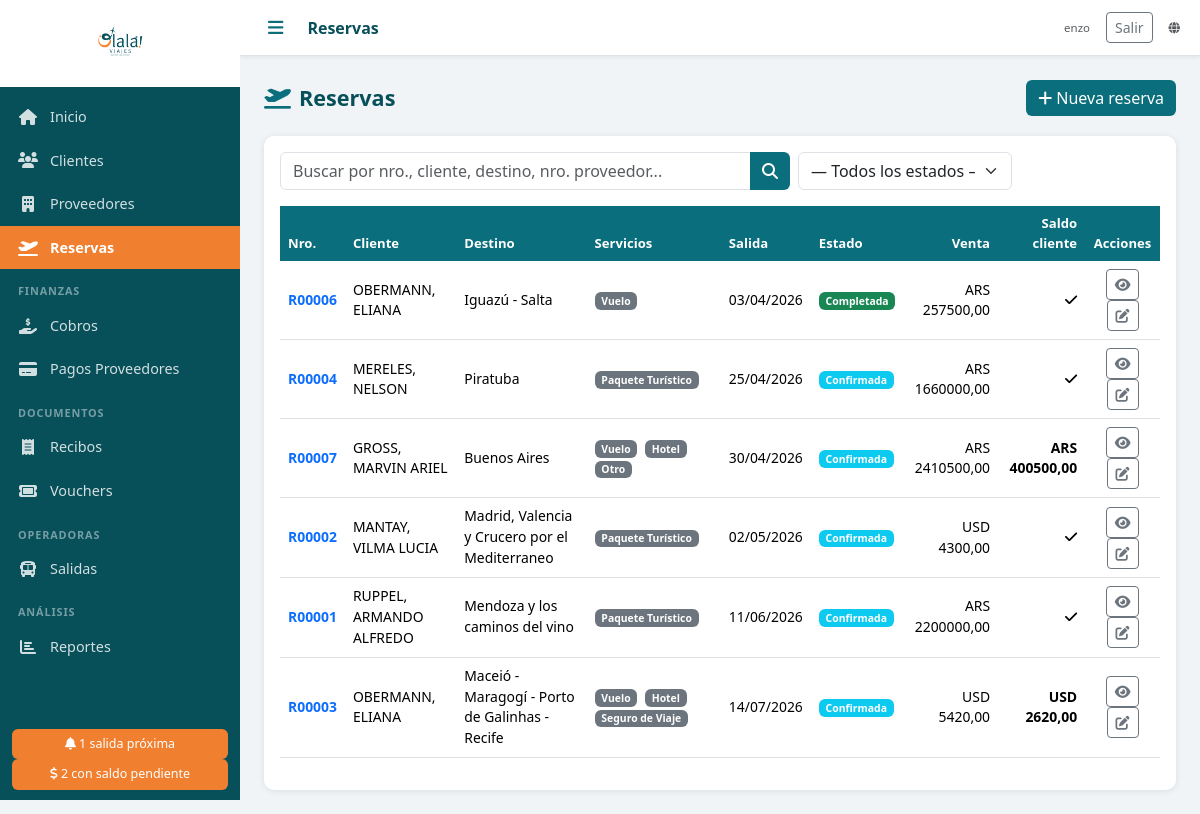
/reservas/ (signed in), run on the app's committed database.
### agencia/models.py (models this page shows, shortened)
class Reserva(models.Model):
    ESTADOS = [
        ('PENDIENTE', 'Pendiente'),
        ('CONFIRMADA', 'Confirmada'),
        ('EN_CURSO', 'En curso'),
        ('COMPLETADA', 'Completada'),
        ('CANCELADA', 'Cancelada'),
    ]
    numero = models.CharField('Nro. Reserva', max_length=20, unique=True, blank=True)
    cliente = models.ForeignKey(Cliente, on_delete=models.PROTECT, verbose_name='Cliente titular', related_name='reservas')
    descripcion = models.TextField('Descripción / Observaciones', blank=True)
    destino = models.CharField('Destino', max_length=200)
    fecha_salida = models.DateField('Fecha de salida')
    fecha_regreso = models.DateField('Fecha de regreso', null=True, blank=True)
    pasajeros_adicionales = models.ManyToManyField(
        Cliente, related_name='reservas_como_pasajero',
        blank=True, verbose_name='Pasajeros adicionales'
    )
    precio_venta = models.DecimalField('Precio de venta', max_digits=12, decimal_places=2, default=0)
    moneda_venta = models.CharField('Moneda venta', max_length=3, choices=MONEDAS, default='ARS')
    comision_porcentaje = models.DecimalField('Comisión (%)', max_digits=5, decimal_places=2, default=0)
    estado = models.CharField('Estado', max_length=20, choices=ESTADOS, default='PENDIENTE')
    notas = models.TextField('Notas internas', blank=True)
    created_at = models.DateTimeField(auto_now_add=True)
    updated_at = models.DateTimeField(auto_now=True)
    class Meta:
        verbose_name = 'Reserva'
        verbose_name_plural = 'Reservas'
        ordering = ['fecha_salida']
    @property
    def total_cobrado(self):
        return sum(c.monto for c in self.cobros.all())
    @property
    def saldo_pendiente_cliente(self):
        return self.precio_venta - self.total_cobrado

class Cliente(models.Model):
    TIPOS_DOC = [
        ('DNI', 'DNI'),
        ('PASAPORTE', 'Pasaporte'),
        ('LC', 'L.C.'),
        ('LE', 'L.E.'),
        ('CUIT', 'CUIT'),
    ]
    nombre = models.CharField('Nombre', max_length=100)
    apellido = models.CharField('Apellido', max_length=100)
    tipo_doc = models.CharField('Tipo de documento', max_length=20, choices=TIPOS_DOC, default='DNI')
    nro_doc = models.CharField('Nro. de documento', max_length=50, blank=True)
    email = models.EmailField('Email', blank=True)
    telefono = models.CharField('Teléfono', max_length=50, blank=True)
    direccion = models.CharField('Dirección', max_length=300, blank=True)
    fecha_nacimiento = models.DateField('Fecha de nacimiento', null=True, blank=True)
    notas = models.TextField('Notas', blank=True)
    foto_dni = models.FileField('Foto DNI', upload_to='dni/', blank=True, null=True)
    activo = models.BooleanField('Activo', default=True)
    created_at = models.DateTimeField(auto_now_add=True)
    updated_at = models.DateTimeField(auto_now=True)
    class Meta:
        verbose_name = 'Cliente'
        verbose_name_plural = 'Clientes'
        ordering = ['apellido', 'nombre']
    def __str__(self):
        return f"{self.apellido}, {self.nombre}"

class ServicioReserva(models.Model):
    reserva = models.ForeignKey(Reserva, on_delete=models.CASCADE, related_name='servicios', verbose_name='Reserva')
    proveedor = models.ForeignKey(Proveedor, on_delete=models.PROTECT, verbose_name='Proveedor')
    tipo_servicio = models.CharField('Tipo', max_length=20, choices=TIPOS_SERVICIO, default='PAQUETE')
    descripcion = models.CharField('Descripción del servicio', max_length=500, blank=True)
    precio_costo = models.DecimalField('Costo', max_digits=12, decimal_places=2, default=0)
    moneda_costo = models.CharField('Moneda', max_length=3, choices=MONEDAS, default='ARS')
    nro_reserva_proveedor = models.CharField('Nro. reserva proveedor', max_length=100, blank=True)
    class Meta:
        verbose_name = 'Servicio'
        verbose_name_plural = 'Servicios'

class Cobro(models.Model):
    reserva = models.ForeignKey(Reserva, on_delete=models.PROTECT, related_name='cobros', verbose_name='Reserva')
    fecha = models.DateField('Fecha')
    monto = models.DecimalField('Monto', max_digits=12, decimal_places=2)
    moneda = models.CharField('Moneda', max_length=3, choices=MONEDAS, default='ARS')
    forma_pago = models.CharField('Forma de pago', max_length=20, choices=FORMAS_PAGO)
    referencia = models.CharField('Referencia / Nro. comprobante', max_length=200, blank=True)
    notas = models.TextField('Notas', blank=True)
    created_at = models.DateTimeField(auto_now_add=True)
    class Meta:
        verbose_name = 'Cobro'
        verbose_name_plural = 'Cobros'
        ordering = ['-fecha']

### agencia/views.py (the view, shortened to what this page needs)
# urls.py: path('reservas/', login_required(views.reservas_lista), name='reservas_lista'),
def reservas_lista(request):
    q = request.GET.get('q', '')
    estado = request.GET.get('estado', '')
    reservas = Reserva.objects.select_related('cliente').prefetch_related('servicios__proveedor').all()
    if estado:
        reservas = reservas.filter(estado=estado)
    estados = Reserva.ESTADOS
    return render(request, 'reservas/lista.html', {'reservas': reservas, 'q': q, 'estado': estado, 'estados': estados})

### templates/reservas/lista.html (shortened to what this page needs)
{% extends 'base.html' %}
{% block topbar_title %}Reservas{% endblock %}
{% block content %}
<div class="page-header">
  <h2><i class="fas fa-plane-departure me-2 text-teal"></i>Reservas</h2>
  <a href="{% url 'reserva_nueva' %}" class="btn btn-teal"><i class="fas fa-plus me-1"></i>Nueva reserva</a>
</div>
<div class="card">
  <div class="card-body">
    <form method="get" class="mb-3">
      <div class="row g-2">
        <div class="col-md-7">
          <div class="input-group">
            <input type="text" name="q" value="{{ q }}" class="form-control" placeholder="Buscar por nro., cliente, destino, nro. proveedor...">
            <button class="btn btn-teal" type="submit"><i class="fas fa-search"></i></button>
          </div>
        </div>
        <div class="col-md-3">
          <select name="estado" class="form-select" onchange="this.form.submit()">
            <option value="">— Todos los estados —</option>
          </select>
        </div>
      </div>
    </form>
    <div class="table-responsive">
      <table class="table table-hover">
        <thead>
          <tr>
            <th>Nro.</th>
            <th>Cliente</th>
            <th>Destino</th>
            <th>Servicios</th>
            <th>Salida</th>
            <th>Estado</th>
            <th class="text-end">Venta</th>
            <th class="text-end">Saldo cliente</th>
            <th class="text-center">Acciones</th>
          </tr>
        </thead>
        <tbody>
          {% for r in reservas %}
          <tr>
            <td><a href="{% url 'reserva_detalle' r.pk %}" class="fw-bold text-decoration-none">{{ r.numero }}</a></td>
            <td>{{ r.cliente }}</td>
            <td class="small">{{ r.destino }}</td>
            <td class="small">
              {% for s in r.servicios.all %}
              <span class="badge bg-secondary me-1" style="font-size:.65rem">{{ s.get_tipo_servicio_display }}</span>
              {% empty %}<span class="text-muted">—</span>
              {% endfor %}
            </td>
            <td class="small">{{ r.fecha_salida|date:"d/m/Y" }}</td>
            <td><span class="badge badge-{{ r.estado }}">{{ r.get_estado_display }}</span></td>
            <td class="text-end small">{{ r.moneda_venta }} {{ r.precio_venta|floatformat:2 }}</td>
            <td class="text-end {% if r.saldo_pendiente_cliente > 0 %}saldo-pendiente{% else %}saldo-ok{% endif %}">
              {% if r.saldo_pendiente_cliente > 0 %}{{ r.moneda_venta }} {{ r.saldo_pendiente_cliente|floatformat:2 }}{% else %}<i class="fas fa-check"></i>{% endif %}
            </td>
            <td class="text-center">
              <a href="{% url 'reserva_detalle' r.pk %}" class="btn btn-sm btn-outline-secondary" title="Ver"><i class="fas fa-eye"></i></a>
              <a href="{% url 'reserva_editar' r.pk %}" class="btn btn-sm btn-outline-secondary" title="Editar"><i class="fas fa-edit"></i></a>
            </td>
          </tr>
          {% empty %}
          <tr><td colspan="10" class="text-center text-muted py-4">No se encontraron reservas.</td></tr>
          {% endfor %}
        </tbody>
      </table>
    </div>
  </div>
</div>
{% endblock %}

### templates/base.html (shortened to what this page needs)
<!DOCTYPE html>
<html lang="es">
<head>
  {% load static %}
  <link rel="stylesheet" href="https://cdn.jsdelivr.net/npm/bootstrap@5.3.2/dist/css/bootstrap.min.css">
  <link rel="stylesheet" href="https://cdnjs.cloudflare.com/ajax/libs/font-awesome/6.5.0/css/all.min.css">
  <link rel="stylesheet" href="{% static 'css/olala.css' %}">
</head>
<body>
<div class="sidebar" id="sidebar">
  <div class="sidebar-logo">
    <img src="{% static 'img/logo.png' %}" alt="Olalá Viajes" class="logo-img">
  </div>
  <nav class="sidebar-nav">
    <a href="{% url 'dashboard' %}" class="nav-item {% if request.resolver_match.url_name == 'dashboard' %}active{% endif %}">
      <i class="fas fa-home"></i><span>Inicio</span>
    </a>
    <a href="{% url 'clientes_lista' %}" class="nav-item {% if 'cliente' in request.resolver_match.url_name %}active{% endif %}">
      <i class="fas fa-users"></i><span>Clientes</span>
    </a>
    <a href="{% url 'proveedores_lista' %}" class="nav-item {% if 'proveedor' in request.resolver_match.url_name %}active{% endif %}">
      <i class="fas fa-building"></i><span>Proveedores</span>
    </a>
    <a href="{% url 'reservas_lista' %}" class="nav-item {% if 'reserva' in request.resolver_match.url_name %}active{% endif %}">
      <i class="fas fa-plane-departure"></i><span>Reservas</span>
    </a>
    <div class="nav-section">Finanzas</div>
    <a href="{% url 'cobros_lista' %}" class="nav-item {% if 'cobro' in request.resolver_match.url_name %}active{% endif %}">
      <i class="fas fa-hand-holding-dollar"></i><span>Cobros</span>
    </a>
    <a href="{% url 'pagos_proveedor_lista' %}" class="nav-item {% if 'pago_proveedor' in request.resolver_match.url_name %}active{% endif %}">
      <i class="fas fa-credit-card"></i><span>Pagos Proveedores</span>
    </a>
    <div class="nav-section">Documentos</div>
    <a href="{% url 'recibos_lista' %}" class="nav-item {% if 'recibo' in request.resolver_match.url_name %}active{% endif %}">
      <i class="fas fa-receipt"></i><span>Recibos</span>
    </a>
    <a href="{% url 'vouchers_lista' %}" class="nav-item {% if 'voucher' in request.resolver_match.url_name %}active{% endif %}">
      <i class="fas fa-ticket"></i><span>Vouchers</span>
    </a>
    <div class="nav-section">Operadoras</div>
    <a href="{% url 'salidas_lista' %}" class="nav-item {% if 'salida' in request.resolver_match.url_name %}active{% endif %}">
      <i class="fas fa-bus"></i><span>Salidas</span>
    </a>
    <div class="nav-section">Análisis</div>
    <a href="{% url 'reportes' %}" class="nav-item {% if 'reporte' in request.resolver_match.url_name %}active{% endif %}">
      <i class="fas fa-chart-bar"></i><span>Reportes</span>
    </a>
  </nav>
  {% if alertas_salidas > 0 or alertas_saldos > 0 %}
  <div class="sidebar-alerts">
    {% if alertas_salidas > 0 %}
    <a href="{% url 'dashboard' %}" class="alert-badge">
      <i class="fas fa-bell"></i> {{ alertas_salidas }} salida{% if alertas_salidas != 1 %}s{% endif %} próxima{% if alertas_salidas != 1 %}s{% endif %}
    </a>
    {% endif %}
    {% if alertas_saldos > 0 %}
    <a href="{% url 'reporte_saldos' %}" class="alert-badge">
      <i class="fas fa-dollar-sign"></i> {{ alertas_saldos }} con saldo pendiente
    </a>
    {% endif %}
  </div>
  {% endif %}
</div>
<div class="main-content">
  <div class="topbar">
    <button class="btn-menu" onclick="toggleSidebar()"><i class="fas fa-bars"></i></button>
    <div class="topbar-title">{% block topbar_title %}{% endblock %}</div>
    <div class="topbar-right d-flex align-items-center gap-3">
      {% if user.is_authenticated %}
      <span class="text-muted small">{{ user.get_username }}</span>
      <form method="post" action="{% url 'logout' %}" class="d-inline mb-0">
        <button type="submit" class="btn btn-sm btn-outline-secondary">Salir</button>
      </form>
      {% endif %}
      <a href="{% url 'web_publica' %}" class="text-muted small" target="_blank" title="Catálogo público"><i class="fas fa-globe"></i></a>
    </div>
  </div>
  <div class="content-area">
    {% block content %}{% endblock %}
  </div>
</div>
</body>
</html>

### static/css/olala.css (style rules this page uses)
:root { --teal: #0a6e7c; --teal-dark: #074f59; --teal-light: #e0f2f5; --orange: #f08030; --orange-light: #fff3e8; --sidebar-width: 240px; --topbar-height: 56px; }
* { box-sizing: border-box; }
body { margin: 0; font-family: 'Segoe UI', sans-serif; background: #f0f4f6; }
.sidebar { position: fixed; top: 0; left: 0; width: var(--sidebar-width); height: 100vh; background: var(--teal-dark); display: flex; flex-direction: column; z-index: 1000; transition: width 0.25s; overflow-x: hidden; }
.sidebar-logo { padding: 16px 12px; background: white; text-align: center; min-height: 80px; display: flex; align-items: center; justify-content: center; }
.logo-img { max-width: 160px; max-height: 55px; object-fit: contain; }
.sidebar-nav { flex: 1; overflow-y: auto; padding: 8px 0; }
.nav-item { display: flex; align-items: center; gap: 12px; padding: 11px 18px; color: rgba(255,255,255,0.82); text-decoration: none; font-size: 0.9rem; transition: background 0.15s, color 0.15s; white-space: nowrap; }
.nav-item.active { background: var(--orange); color: white; font-weight: 600; }
.nav-item i { width: 20px; text-align: center; font-size: 1rem; flex-shrink: 0; }
.nav-section { padding: 14px 18px 4px; font-size: 0.68rem; text-transform: uppercase; letter-spacing: 0.08em; color: rgba(255,255,255,0.45); font-weight: 600; }
.sidebar-alerts { padding: 10px 12px; }
.alert-badge { display: block; background: var(--orange); color: white; padding: 6px 10px; border-radius: 6px; font-size: 0.78rem; text-decoration: none; text-align: center; }
.main-content { margin-left: var(--sidebar-width); min-height: 100vh; transition: margin-left 0.25s; display: flex; flex-direction: column; }
.topbar { height: var(--topbar-height); background: white; border-bottom: 1px solid #dde3e7; display: flex; align-items: center; padding: 0 20px; gap: 16px; position: sticky; top: 0; z-index: 100; box-shadow: 0 1px 4px rgba(0,0,0,0.07); }
.btn-menu { background: none; border: none; font-size: 1.1rem; color: var(--teal); cursor: pointer; padding: 4px 8px; }
.topbar-title { font-size: 1rem; font-weight: 600; color: var(--teal-dark); flex: 1; }
.topbar-right { font-size: 0.82rem; color: #999; }
.content-area { padding: 24px; flex: 1; }
.card { border: none; border-radius: 10px; box-shadow: 0 1px 6px rgba(0,0,0,0.09); }
.text-teal { color: var(--teal) !important; }
.table th { background: var(--teal); color: white; font-weight: 600; font-size: 0.82rem; border: none; }
.table td { font-size: 0.87rem; vertical-align: middle; }
.btn-teal { background: var(--teal); color: white; border: none; }
.badge-CONFIRMADA { background: #0dcaf0; color: #fff; }
.badge-COMPLETADA { background: #198754; color: #fff; }
.saldo-ok { color: #198754; font-weight: 600; }
.saldo-pendiente { color: #dc3545; font-weight: 600; }
.page-header { display: flex; align-items: center; justify-content: space-between; margin-bottom: 20px; }
.page-header h2 { margin: 0; color: var(--teal-dark); font-size: 1.35rem; font-weight: 700; }

### data on the page
Reserva: numero "R00006", cliente "OBERMANN, ELIANA", destino "Iguazú - Salta", fecha_salida "03/04/2026", estado "Completada", moneda_venta "ARS", precio_venta "257500,00"
ServicioReserva: tipo_servicio "Vuelo"
Reserva: numero "R00004", cliente "MERELES, NELSON", destino "Piratuba", fecha_salida "25/04/2026", estado "Confirmada", moneda_venta "ARS", precio_venta "1660000,00"
ServicioReserva: tipo_servicio "Paquete Turístico"
Reserva: numero "R00007", cliente "GROSS, MARVIN ARIEL", destino "Buenos Aires", fecha_salida "30/04/2026", estado "Confirmada", moneda_venta "ARS", precio_venta "2410500,00", saldo_pendiente_cliente "400500,00"
ServicioReserva: tipo_servicio "Vuelo"
ServicioReserva: tipo_servicio "Hotel"
ServicioReserva: tipo_servicio "Otro"
Reserva: numero "R00002", cliente "MANTAY, VILMA LUCIA", destino "Madrid, Valencia y Crucero por el Mediterraneo", fecha_salida "02/05/2026", estado "Confirmada", moneda_venta "USD", precio_venta "4300,00"
ServicioReserva: tipo_servicio "Paquete Turístico"
Reserva: numero "R00001", cliente "RUPPEL, ARMANDO ALFREDO", destino "Mendoza y los caminos del vino", fecha_salida "11/06/2026", estado "Confirmada", moneda_venta "ARS", precio_venta "2200000,00"
ServicioReserva: tipo_servicio "Paquete Turístico"
Reserva: numero "R00003", cliente "OBERMANN, ELIANA", destino "Maceió - Maragogí - Porto de Galinhas - Recife", fecha_salida "14/07/2026", estado "Confirmada", moneda_venta "USD", precio_venta "5420,00", saldo_pendiente_cliente "2620,00"
ServicioReserva: tipo_servicio "Vuelo"
ServicioReserva: tipo_servicio "Hotel"
ServicioReserva: tipo_servicio "Seguro de Viaje"

### other printed values
{{ alertas_salidas }} "1"
{{ alertas_saldos }} "2"
{{ user.get_username }} "enzo"
